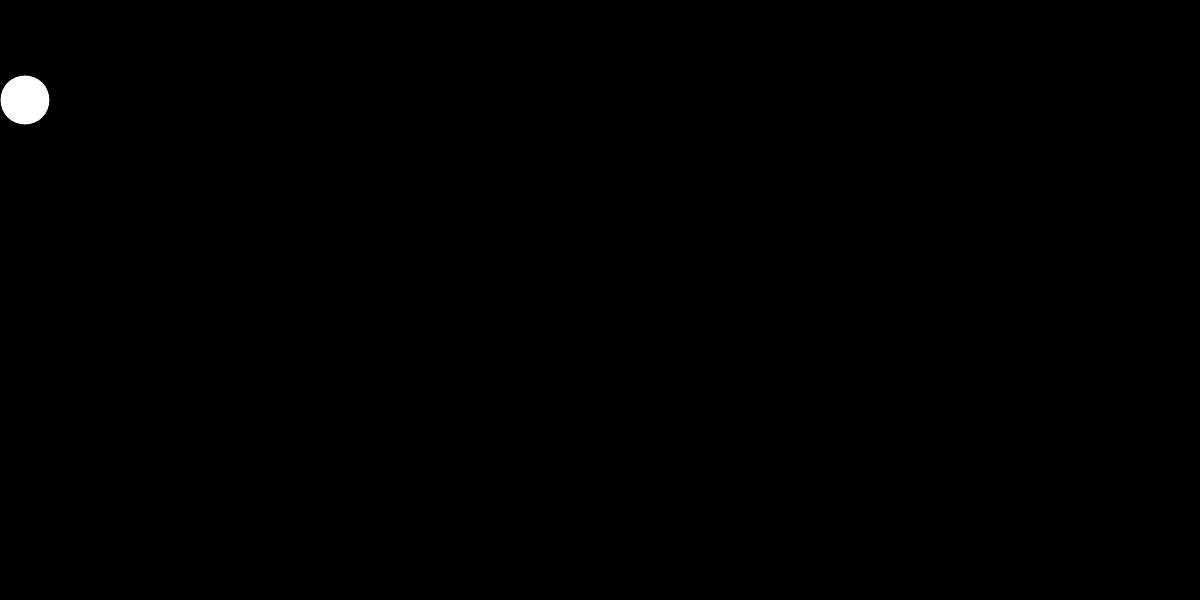
Frame 1 (no input)
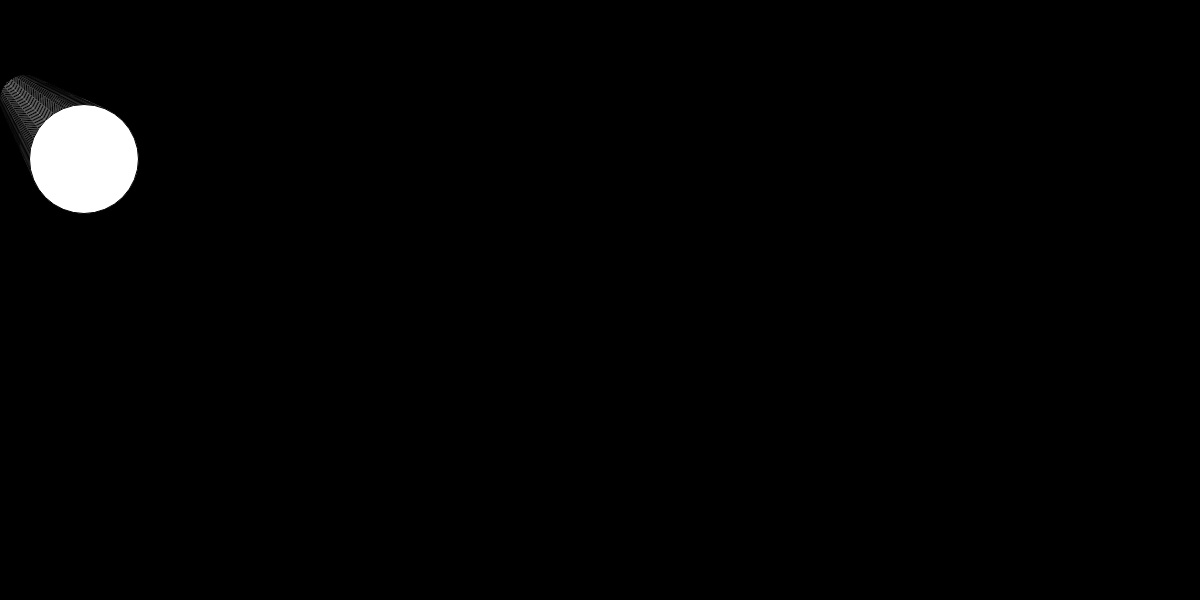
Frame 60 (no input)
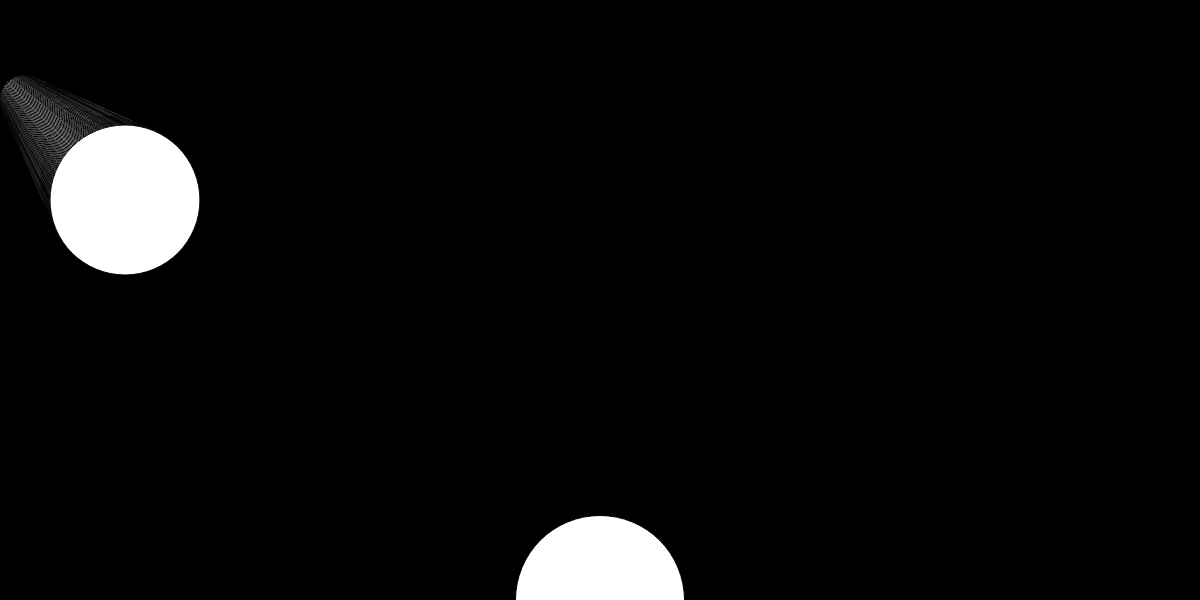
Frame 120 (the mouse pressed at the canvas centre since frame 60)

The p5.js sketch that drew these frames (run headless with seeded random() and noise() and a simulated clock; from frame 60 on, the mouse is pressed at the canvas centre):

// p5.js sketch
// ── sketch.js
function setup() {
    createCanvas( windowWidth, 600);
    background(0);
}

    // angle in global scope
    var angle = 0

    var centerX = 25;
    var centerY = 100;

    var d_circle = 50;
    let movement = 3;

function draw() {

/*
    // set up triangle variables

    var rightX = 50;
    var rightY = 200;
    var leftX = 5;
    var leftY = 200;

    // colors variables? Yes, you can make the red a variable, it can even be random number.

    let r = 200;
    var red_Value = color(r, 0, 0);

    frameRate(10);
    noStroke();

    let t = width * .1;


    let s = .5;


// EXPERIMENT with _for loops_. HOW DO I MAKE THIS ENTIRE CODE REPEAT?

    //draw first triangle
push();
    scale(s);

for (let x = 5; x <= width; x +=150 ) {
    for( let y = 5; y < height *.75; y +=100) {

            //translate(t,t);
            fill( red_Value );
            rotate( movement);
            triangle( x, y, x + 50, y + 100, x - 90, y + 100 );


    }
}

pop();

movement = mouseX - width * 2;

movement % 3;




    // EXPERIMENT with for statement, consecutive hill shapes on the bottom of the screen


for(let hill_x = 20; hill_x < width; hill_x += 20) {
    for (let hill_y = height * .6; hill_y < height - 100; hill_y += 60 ) {
    fill('#4d2f20');
    ellipse( hill_x, hill_y, random(ceil(50)), 200 );
}
    }


    push();
        strokeWeight(1);
        stroke(255);
    //   line(500, 500, 800, 800);


// EXPERIMENT with four lines into the corner of the canvas
    for( let c = 50; c < 550; c +=10 ){
        line(c, 550, c+ 300, 800);
    }

    pop();
*/

// EXPERIMENT with if statements, a pear shape into a circle shapes until it grows so big it  set to a simple variable.
    ellipse(centerX, centerY, d_circle );

    centerX ++;
    centerY ++;
    d_circle ++;

    if( centerY > 200) {
        centerY = width/2;
        centerX = width/2;
    }

    if(d_circle > width) {
        d_circle = 500;
    }
     //else ( d_circle < 25) {
    //    d_circle = d_circle ++;
    //}





/* BELOW IS AN EXPERIMENT WITH TRIANGLES THAT ROTATE
    //draw first triangle
        push();
            fill( red_Value );
            rotate (mouseY);
            triangle( centerX, centerY, rightX, rightY, leftX, leftY );
        pop();

    // second triangle

    push();
        fill( 'rgba( 120, 20, 255, .40)' );
        translate ( 400, 400 );
        rotate (mouseX);
        triangle( centerX, centerY, rightX, rightY, leftX, leftY );
    pop();

    push();
        fill( 'rgba( 120, 20, 255, .20)' );
        translate ( 350, 200 );
    //    rotate ( QUARTER_PI) ;
        rotate (mouseY);
        triangle( centerX, centerY, rightX, rightY, leftX, leftY );
    pop();

    push();
        fill( 'rgba( 10, 200, 25, .60)' );
        translate ( 350, 200 );
    //    rotate ( QUARTER_PI) ;
        rotate (mouseY);
        triangle( centerY, centerX, rightY, rightX, leftY, leftX );
    pop();

    push();
         fill( red_Value );
        translate (600, 300)
         rotate (mouseX);
        triangle( centerX, centerY, rightX, rightY, leftX, leftY );
    pop();

    push();
        fill( 'rgba( 10, 200, 255, .60)' );
        translate ( -100, 600 );
        rotate (mouseY);
        triangle( centerY, centerX, rightY, rightX, leftY, leftX );
    pop();
*/
}
